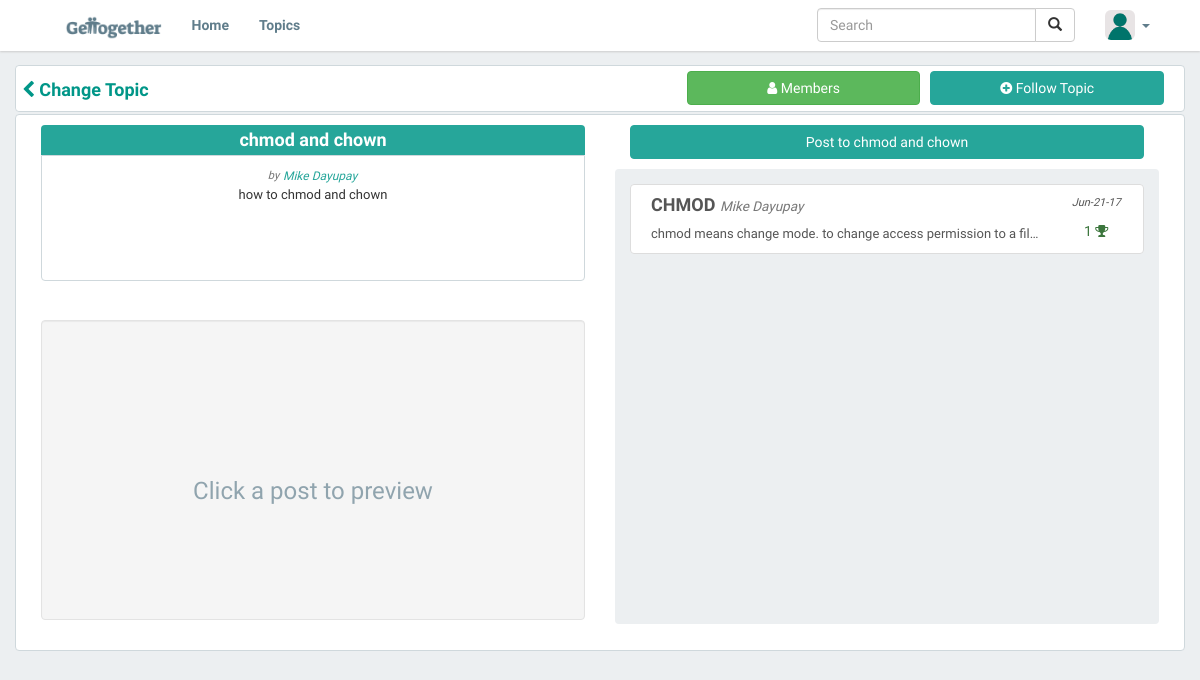
Page /index.php/topic/view/2 on the committed database.
### tables this page shows
CREATE TABLE `tbl_topics` (
  `topic_id` int(11) NOT NULL,
  `creator_id` int(11) NOT NULL,
  `topic_name` varchar(35) NOT NULL,
  `topic_description` varchar(256) NOT NULL,
  `date_created` datetime DEFAULT NULL,
  `is_cancelled` int(1) NOT NULL DEFAULT '0'
);

CREATE TABLE `tbl_users` (
  `user_id` int(11) NOT NULL,
  `email` varchar(45) NOT NULL,
  `password` varchar(64) NOT NULL,
  `first_name` varchar(25) NOT NULL,
  `last_name` varchar(25) NOT NULL,
  `birthdate` date DEFAULT NULL,
  `role_id` int(11) DEFAULT NULL,
  `is_enabled` int(1) NOT NULL,
  `is_online` binary(1) DEFAULT NULL,
  `profile_url` varchar(100) DEFAULT NULL,
  `session_id` varchar(45) DEFAULT NULL,
  `description` varchar(75) DEFAULT NULL
);

CREATE TABLE `tbl_posts` (
  `post_id` int(11) NOT NULL,
  `root_id` int(11) NOT NULL,
  `parent_id` int(11) NOT NULL,
  `user_id` int(11) NOT NULL,
  `topic_id` int(11) NOT NULL,
  `post_title` varchar(100) DEFAULT '""',
  `post_content` varchar(16000) NOT NULL,
  `date_posted` datetime NOT NULL,
  `is_deleted` int(1) NOT NULL DEFAULT '0'
);

### application/controllers/topic.php (called while the page is built, shortened)
<?php
class Topic extends CI_Controller {
    public function view() {
        $logged_user = $_SESSION['logged_user'];
        $topic_id = $this->uri->segment(3);
        if ($topic_id) {
            $this->load->model('topic_model', 'topics');
            $this->load->model('notification_model', 'notifs');
            $topic = $this->topics->get_topic(true, $topic_id);
            if ($topic) {
                $data['is_followed'] = $this->topics->check_follow($topic->topic_id, $logged_user->user_id);
                $data['is_moderated'] = $this->topics->check_moderated($topic->topic_id, $logged_user->user_id);
                $data['has_requested'] = $this->notifs->check_request($logged_user->user_id, $topic->topic_id);
                $this->load->view('pages/topic_page', $data);
            } else {
                $this->load->view('errors/error_404');
            }
        } else {
            $this->load->view('errors/error_404');
        }
    }
}

### index.php (called while the page is built, shortened)
<?php
require_once BASEPATH.'core/CodeIgniter.php';

### application/models/topic_model.php (called while the page is built, shortened)
<?php
class Topic_model extends CI_Model {
    public function get_topic($load_posts, $id) {
        $topic = $this->db->get_where('tbl_topics', array('topic_id' => $id))->row();
        if ($load_posts) {
            $topic->posts = $this->posts->get_topic_posts($topic->topic_id);
            $topic->followers = $this->users->get_topic_followers($topic->topic_id);
            $topic->moderators = $this->users->get_topic_moderators($topic->topic_id);
            $topic->nonfollowers = $this->users->get_nonfollowers($topic->topic_id);
            $topic->nonmoderators = $this->users->get_nonmoderators($topic->topic_id);
        }
        $topic->user = $this->users->get_user(false, false, array('user_id' => $topic->creator_id));
        return $topic;
    }
    public function check_follow($topic_id, $user_id) {
        $is_followed = $this->db->get_where('tbl_topic_follower', array('topic_id' => $topic_id, 'user_id' => $user_id))->row();
        return $is_followed;
    }
}

### application/models/user_model.php (called while the page is built, shortened)
<?php
class User_model extends CI_Model {
    public function get_user($load_topics, $load_activities, $fields = array()) {
        $query = $this->db->get_where('tbl_users', $fields);
        $user = $query->row();
        return $user;
    }
    public function get_topic_followers($topic_id) {
        $this->db->select('*');
        $this->db->from('tbl_users');
        $this->db->join('tbl_topic_follower', 'tbl_topic_follower.user_id = tbl_users.user_id');
        $this->db->where(array('tbl_topic_follower.topic_id' => $topic_id));
        $query = $this->db->order_by('tbl_users.first_name', 'ASC')->get();
        return $query->result();
    }
    public function get_topic_moderators($topic_id) {
        $this->db->select('*');
        $this->db->from('tbl_users u');
        $this->db->join('tbl_topic_moderator tm', 'tm.user_id = u.user_id');
        $this->db->where(array('tm.topic_id' => $topic_id));
        $query = $this->db->order_by('u.first_name', 'ASC')->get();
        return $query->result();
    }
    public function get_nonfollowers($topic_id) {
        $this->db->select("tf.user_id")
                ->from("tbl_topic_follower tf")
                ->join("tbl_topics t", "tf.topic_id = t.topic_id")
                ->where("tf.topic_id = ", $topic_id);
        $subjoin = $this->db->get_compiled_select();
        $this->db->select("u.user_id, u.first_name, u.last_name, u.profile_url")
                ->from("tbl_users u")
                ->join("($subjoin) sub", "u.user_id = sub.user_id", "left outer")
                ->where("sub.user_id is null")
                ->where("u.is_enabled = ", true)
                ->where("u.role_id = ", 2);
        $non_followers = $this->db->get()->result();
        return $non_followers;
    }
    public function get_nonmoderators($topic_id) {
        $this->db->select("tm.user_id")
                ->from("tbl_topic_moderator tm")
                ->join("tbl_topics t", "tm.topic_id = t.topic_id")
                ->where("tm.topic_id = ", $topic_id);
        $subjoin = $this->db->get_compiled_select();
        $this->db->select("u.user_id, u.first_name, u.last_name, u.profile_url")
                ->from("tbl_users u")
                ->join("($subjoin) sub", "u.user_id = sub.user_id", "left outer")
                ->where("sub.user_id is null")
                ->where("u.is_enabled = ", true)
                ->where("u.role_id = ", 2);
        $non_moderators = $this->db->get()->result();
        return $non_moderators;
    }
}

### application/models/post_model.php (called while the page is built, shortened)
<?php
class Post_model extends CI_Model {
    public function get_topic_posts($topic_id) {
        $query = $this->db->order_by('date_posted', 'DESC')->get_where('tbl_posts', array('topic_id' => $topic_id, 'parent_id' => 0));
        $posts = $query->result();
        foreach ($posts as $post) {
            $post->user = $this->users->get_user(false, false, array('user_id' => $post->user_id));
            $post->vote_count = $this->get_vote_count($post->post_id);
        }
        return $posts;
    }
    public function get_vote_count($post_id) {
        $this->db->select('SUM(vote_type) as vote_count', FALSE);
        $this->db->where("post_id = ", $post_id);
        $vote_count = $this->db->get("tbl_post_vote")->row()->vote_count;
        return $vote_count;
    }
}

### application/views/pages/topic_page.php (shortened to what this page needs)
<?php
include(APPPATH . 'views/header.php');
$c_topic = $_SESSION['current_topic'];
?>
<body>
    <?php
    include(APPPATH . 'views/navigation_bar.php');
    ?>
    <div id = "topic-page" class = "container page" style = "min-height: 100%; height: 100%;">
        <div class = "row">
            <div id = "topic-heading" class = "col-md-12 content-container no-padding">
                <a class = "btn btn-topic-header" href="<?php echo base_url('topic'); ?>">
                    <h4 class = "pull-left topic-header-title no-padding" style = "margin-top: 3px; margin-bottom: 0px;">
                        <strong class = "text-info"><i class = "fa fa-chevron-left"></i>
                            Change Topic
                        </strong>
                    </h4>
                </a>
                <?php if (!$is_followed): ?>
                    <button id = "topic-follow-btn" class = "btn btn-md pull-right btn-primary" style = "margin: 5px; margin-right: 20px; width: 20%" value = "<?php echo $c_topic->topic_id ?>">
                        <i class = "fa fa-plus-circle"></i> Follow Topic
                    <?php else: ?>
                        <button id = "topic-follow-btn" class = "btn btn-md pull-right btn-danger" style = "margin: 5px; margin-right: 20px; width: 20%" value = "<?php echo $c_topic->topic_id ?>">
                            <i class = "fa fa-minus-circle"></i> Unfollow Topic
                        <?php endif; ?>
                    </button>
                    <a class = "btn btn-success pull-right btn-md" style = "margin: 5px; width: 20%" href = "#topic-members-modal" data-toggle = "modal">
                        <i class = "fa fa-user"></i> Members
                    </a>
            </div>
        </div>
        <div class = "row">
            <div class = "col-md-12 content-container">
                <div class = "col-sm-6">
                    <div class = "col-sm-12 topic-description-div no-padding">
                        <h4 class = "no-margin text-center user-topic-header topic-intro-header">
                            <strong><?php echo utf8_decode($c_topic->topic_name); ?></strong>
                        </h4>
                        <div class = "content-container topic-intro-content">
                            <p id = "desc-creator" class = "no-margin text-muted" align = "center">
                                <small><i>by <a class = "btn btn-link btn-xs no-padding no-margin" href = "<?php echo base_url('user/profile/' . $c_topic->user->user_id); ?>"><?php echo $c_topic->user->first_name . " " . $c_topic->user->last_name; ?></a></i></small>
                            </p>
                            <p id = "desc-container" class = "no-margin wrap text-center">
                                <?php echo utf8_decode($c_topic->topic_description); ?>
                            </p>
                        </div>
                    </div>
                    <div id = "preview-div" class = "col-sm-12 well topic-preview-div">
                        <div id = "no-preview"class = "topic-no-preview text-center">
                            <span><h3>Click a post to preview</h3></span>
                        </div>
                    </div>
                </div>
                <div class = "col-sm-6 topic-preview-div">
                    <div class = "col-xs-12">
                        <button class = "btn btn-primary btn-block" href="#create-post-modal" data-toggle = "modal">Post to <?php echo utf8_decode($c_topic->topic_name); ?></button>
                    </div>
                    <div class = "col-xs-12 topic-post-list">
                        <div class = "list-group" style = "padding-top: 15px;">
                            <?php
                            foreach ($c_topic->posts as $post):
                                $text_class = '';
                                if ($post->vote_count > 0) {
                                    $text_class = 'text-success';
                                } else if ($post->vote_count < 0) {
                                    $text_class = 'text-danger';
                                }
                                ?>
                                <a href = "javascript: void(0);" class = "btn btn-link list-group-item list-entry no-up-down-pad topic-post-entry" data-value = "<?php echo $post->post_id; ?>">
                                    <div class = "row">
                                        <div class = "col-xs-10">
                                            <h4 class = "ellipsis"><strong><?php echo utf8_decode($post->post_title); ?></strong> <small><i><?php echo $post->user->first_name . " " . $post->user->last_name; ?></i></small></h4>
                                            <p class = "ellipsis"><?php echo utf8_decode($post->post_content); ?></p>
                                        </div>
                                        <div class = "col-xs-2 text-center" style = "padding: 0px;">
                                            <p style = "padding-top: 10px; font-size: 11px;"><i><?php echo date("M-d-y", strtotime($post->date_posted)); ?></i></p>
                                            <span class = "vote-count <?php echo $text_class ?>"><?php echo $post->vote_count ? $post->vote_count : '0'; ?> <i class = "fa fa-trophy"></i></span>
                                        </div>
                                    </div>
                                </a>
                            <?php endforeach; ?>
                        </div>
                    </div>
                </div>
            </div>
        </div>
    </div>

### css/style.css (style rules this page uses)
body { background-color: #ECEFF1; font-family: 'Muli', 'Cabin', sans-serif; }
.page { margin-top: 65px; margin-bottom: 50px; }
.content-container { background-color: white; margin-bottom: 2px; border-radius: 4px; padding: 10px; border: 1px solid #CFD8DC; }
.list-entry { text-align: left; margin-bottom: 3px; padding: 8px 20px; }
.topic-preview-div { height: 300px; }
.topic-description-div { height: 195px; padding: 5px; margin-bottom: 0px; }
.topic-no-preview { position: absolute; top: 0; left: 0; right: 0; bottom: 0; margin: auto; }
.topic-no-preview span > h3 { line-height: 300px; text-align: center; color: #90A4AE; }
.topic-post-list { background-color: #ECEFF1; border-radius: 4px; margin-top: 10px; height: 455px; overflow-y: auto; }
.user-topic-header { background-color: #26A69A; color: white; margin-top: 0px; padding: 5px; }
.topic-intro-header { border-top-left-radius: 4px; border-top-right-radius: 4px; }
.topic-intro-content { height: 65%; border-top-left-radius: 0px; margin-bottom: 5px; border-top-right-radius: 0px; }
.btn-topic-header { background-color: #ffffff; border-color: #ffffff; border-top-right-radius: 0px; border-bottom-right-radius: 0px; padding: 10px 5px; }
.no-margin { margin: 0px; }
.no-padding { padding: 0px; }
.no-up-down-pad { padding-top: 0px; padding-bottom: 0px; }
p { font-size: 13px; }
.wrap { word-wrap: break-word; white-space: normal; }
.ellipsis { overflow: hidden; white-space: nowrap; text-overflow: ellipsis; }

### rows in the picture
tbl_topics: topic_name "chmod and chown", topic_description "how to chmod and chown"
tbl_users: first_name "Mike", last_name "Dayupay"
tbl_posts: $post->post_id 2 (drawn), post_title "CHMOD", user.first_name "Mike", user.last_name "Dayupay", post_content "chmod means change mode. to change access permission to a fil…", date_posted "Jun-21-17", vote_count "1"
